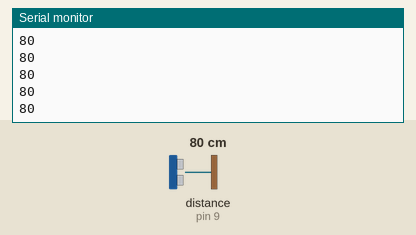
Simulated run of this sketch. Board: Arduino Uno, built with avr-gcc and run on an emulated ATmega328P. On the bench: the last lines printed to the serial monitor. Wiring (inferred from the names in the program): ultrasonic range finder: trigger pin 8; echo pin 9. Inputs (shaded band) come from the test bench; at power-on: distance to the obstacle (sensor on pin 9) 80 cm. The echo pulse lasts 58.3 µs per cm.

Above: at 1.2 s.
1.3 s: distance to the obstacle (sensor on pin 9) set to 2 cm
At 1.37 s:
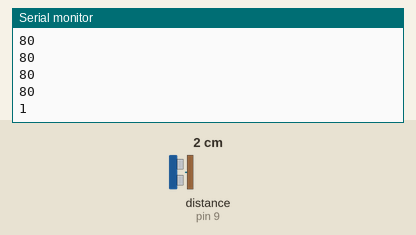
2.8 s: distance to the obstacle (sensor on pin 9) set to 4 cm
At 2.88 s:
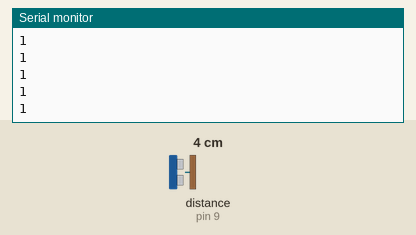
Timing chart, 0 to 5.8 s (numbered marks = the images above; inputs shaded):
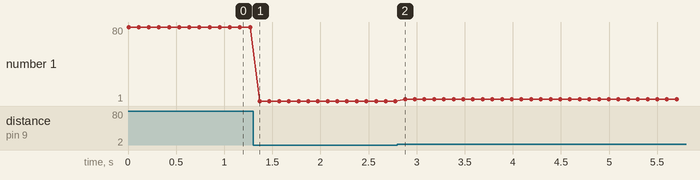

The sketch:

test_hc_sr04.ino
```cpp
int echoPin = 9;
int trigPin = 8;

void setup() {
  Serial.begin (9600);
  pinMode(trigPin, OUTPUT);
  pinMode(echoPin, INPUT);
}

void loop() {
  int duration, cm;
  digitalWrite(trigPin, LOW);
  delayMicroseconds(2);
  digitalWrite(trigPin, HIGH);
  delayMicroseconds(10);
  digitalWrite(trigPin, LOW);
  duration = pulseIn(echoPin, HIGH);
  cm = duration / 58;
  Serial.println(cm);
  //Serial.println(" cm");
  delay(100);
}
```

Measured:
- after the input at 1.3 s, the serial monitor: prints a new line after 0.07 s (image 1)
- plotted number 1: 80 → 1 after the input at 1.3 s, 1 → 3 after the input at 2.8 s
